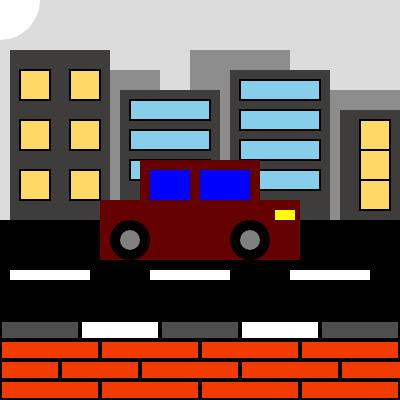
Frame 1 (no input)
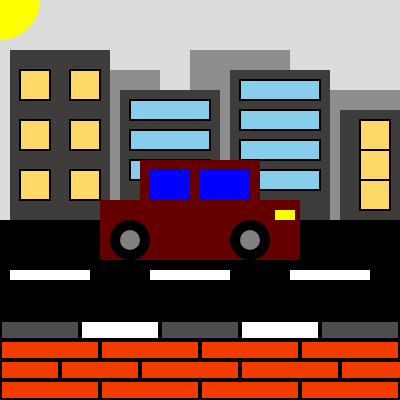
Frame 60 (no input)
Frame 120 (the mouse pressed at the canvas centre since frame 60): identical to frame 60, image omitted

The p5.js sketch that drew these frames (run headless with seeded random() and noise() and a simulated clock; from frame 60 on, the mouse is pressed at the canvas centre):

// p5.js sketch
// ── sketch.js
//Act-1 (Car)
//Creating Canvas//
function setup() {
  createCanvas(400, 400); //size of canvas//
  noStroke(); //removing stroke//
}

function draw() {
  background(220); //adding a light grey color as bg//

  ellipse(0, 0, 80, 80);

  //road for the car//
  fill("black");
  rect(0, 220, 400, 100);

  fill("white");
  rect(10, 270, 80, 10);
  rect(150, 270, 80, 10);
  rect(290, 270, 80, 10);

  //making buildings behind the car//
  fill("rgb(141,141,141)");
  rect(60, 70, 100, 150); //building behind - 1//
  rect(190, 50, 100, 170); //building behind - 2//
  rect(310, 90, 100, 130); //building behind - 3//

  fill("rgb(63,60,60)");
  rect(10, 50, 100, 170); //building 1//
  rect(120, 90, 100, 120); //building 2//
  rect(230, 70, 100, 150); //building 3//
  rect(340, 110, 100, 110); //building 4//

  //building lights//
  push()
  stroke(0);
  strokeWeight(2);
  fill("#FFD968");
  rect(20, 70, 30, 30);
  rect(70, 70, 30, 30);
  rect(20, 120, 30, 30);
  rect(70, 120, 30, 30);
  rect(20, 170, 30, 30);
  rect(70, 170, 30, 30);

  fill("skyblue");
  rect(240, 80, 80, 20);
  rect(240, 110, 80, 20);
  rect(240, 140, 80, 20);
  rect(240, 170, 80, 20);

  rect(130, 100, 80, 20);
  rect(130, 130, 80, 20);
  rect(130, 160, 80, 20);

  fill("#FFD968");
  rect(360, 120, 30, 30);
  rect(360, 150, 30, 30);
  rect(360, 180, 30, 30);
  pop()

  //making the car body//
  fill(100, 0, 0); //car body color//
  rect(100, 200, 200, 60); //base rectangle//
  rect(140, 160, 120, 60);

  //car window//
  fill(0, 0, 255);
  rect(200, 170, 50, 30); //front window//
  rect(150, 170, 40, 30); //back window//

  //adding wheels for the car//
  fill(0);
  ellipse(250, 240, 40, 40); //front wheel//
  ellipse(130, 240, 40, 40); //back wheel//

  fill("grey");
  ellipse(130, 240, 20, 20);
  ellipse(250, 240, 20, 20);

  //car lights//
  fill("yellow");
  rect(275, 210, 20, 10);

  //making footpath//
  //using push and pop to add effects only to a particular area//
  push();
  stroke(0);
  strokeWeight(4);
  fill("rgb(78,78,78)");
  rect(0, 320, 80, 20);
  rect(160, 320, 80, 20);
  rect(320, 320, 80, 20);

  fill("white");
  rect(80, 320, 80, 20);
  rect(240, 320, 80, 20);

  fill("#F13B01");
  rect(0, 340, 100, 20);
  rect(100, 340, 100, 20);
  rect(200, 340, 100, 20);
  rect(300, 340, 100, 20);
  rect(400, 340, 100, 20);

  rect(0, 360, 60, 20);
  rect(60, 360, 100, 20);
  rect(140, 360, 100, 20);
  rect(240, 360, 100, 20);
  rect(340, 360, 100, 20);

  rect(0, 380, 100, 20);
  rect(100, 380, 100, 20);
  rect(200, 380, 100, 20);
  rect(300, 380, 100, 20);
  rect(400, 380, 100, 20);
  pop();
}
